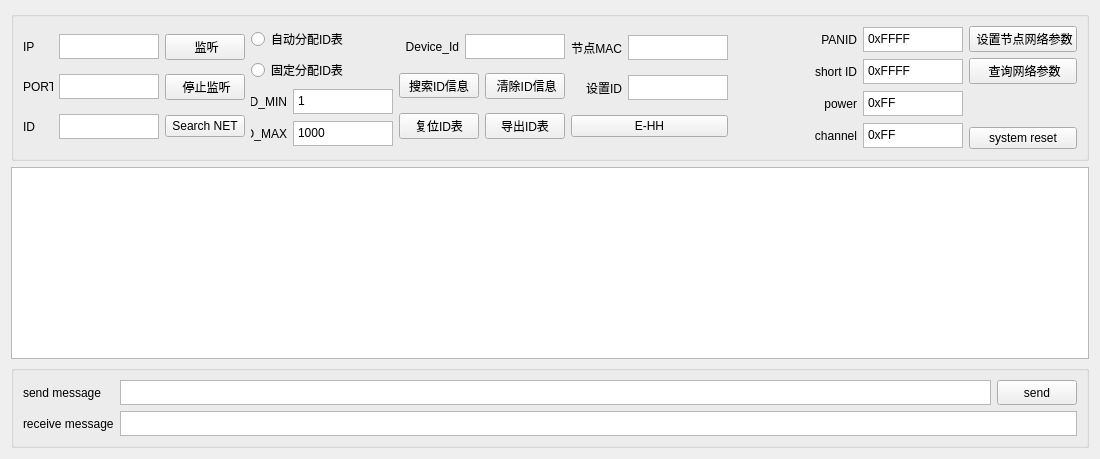
      <widget class="QWidget" name="Network">
       <attribute name="title">
        <string>Network</string>
       </attribute>
       <layout class="QVBoxLayout" name="verticalLayout_25">
        <item>
         <widget class="QGroupBox" name="groupBox_4">
          <property name="maximumSize">
           <size>
            <width>16777215</width>
            <height>150</height>
           </size>
          </property>
          <property name="title">
           <string/>
          </property>
          <layout class="QHBoxLayout" name="horizontalLayout_68">
           <item>
            <layout class="QVBoxLayout" name="verticalLayout_20">
             <item>
              <layout class="QHBoxLayout" name="horizontalLayout_16">
               <item>
                <widget class="QLabel" name="label_17">
                 <property name="maximumSize">
                  <size>
                   <width>30</width>
                   <height>25</height>
                  </size>
                 </property>
                 <property name="text">
                  <string>IP</string>
                 </property>
                </widget>
               </item>
               <item>
                <widget class="QTextEdit" name="textEdit_IP">
                 <property name="maximumSize">
                  <size>
                   <width>100</width>
                   <height>25</height>
                  </size>
                 </property>
                </widget>
               </item>
               <item>
                <widget class="QPushButton" name="bt_listen">
                 <property name="text">
                  <string> 监听</string>
                 </property>
                </widget>
               </item>
              </layout>
             </item>
             <item>
              <layout class="QHBoxLayout" name="horizontalLayout_17">
               <item>
                <widget class="QLabel" name="label_18">
                 <property name="maximumSize">
                  <size>
                   <width>30</width>
                   <height>25</height>
                  </size>
                 </property>
                 <property name="text">
                  <string>PORT</string>
                 </property>
                </widget>
               </item>
               <item>
                <widget class="QTextEdit" name="textEdit_Port">
                 <property name="maximumSize">
                  <size>
                   <width>100</width>
                   <height>25</height>
                  </size>
                 </property>
                </widget>
               </item>
               <item>
                <widget class="QPushButton" name="bt_stopListen">
                 <property name="text">
                  <string> 停止监听</string>
                 </property>
                </widget>
               </item>
              </layout>
             </item>
             <item>
              <layout class="QHBoxLayout" name="horizontalLayout_11">
               <item>
                <widget class="QLabel" name="label_22">
                 <property name="maximumSize">
                  <size>
                   <width>30</width>
                   <height>25</height>
                  </size>
                 </property>
                 <property name="text">
                  <string>ID</string>
                 </property>
                </widget>
               </item>
               <item>
                <widget class="QTextEdit" name="textEdit_ID2">
                 <property name="maximumSize">
                  <size>
                   <width>100</width>
                   <height>25</height>
                  </size>
                 </property>
                </widget>
               </item>
               <item>
                <widget class="QPushButton" name="bt_search_net">
                 <property name="text">
                  <string>Search NET</string>
                 </property>
                </widget>
               </item>
              </layout>
             </item>
            </layout>
           </item>
           <item>
            <layout class="QVBoxLayout" name="verticalLayout_38">
             <item>
              <widget class="QRadioButton" name="networkAutoIdStatus">
               <property name="text">
                <string>自动分配ID表</string>
               </property>
              </widget>
             </item>
             <item>
              <widget class="QRadioButton" name="networkManuIdStatus">
               <property name="text">
                <string>固定分配ID表</string>
               </property>
              </widget>
             </item>
             <item>
              <layout class="QHBoxLayout" name="horizontalLayout_60">
               <item>
                <widget class="QLabel" name="label_34">
                 <property name="maximumSize">
                  <size>
                   <width>36</width>
                   <height>16777215</height>
                  </size>
                 </property>
                 <property name="text">
                  <string>ID_MIN</string>
                 </property>
                 <property name="alignment">
                  <set>Qt::AlignRight|Qt::AlignTrailing|Qt::AlignVCenter</set>
                 </property>
                </widget>
               </item>
               <item>
                <widget class="QTextEdit" name="textEdit_MIN_ID">
                 <property name="maximumSize">
                  <size>
                   <width>100</width>
                   <height>25</height>
                  </size>
                 </property>
                 <property name="html">
                  <string>&lt;!DOCTYPE HTML PUBLIC &quot;-//W3C//DTD HTML 4.0//EN&quot; &quot;http://www.w3.org/TR/REC-html40/strict.dtd&quot;&gt;
&lt;html&gt;&lt;head&gt;&lt;meta name=&quot;qrichtext&quot; content=&quot;1&quot; /&gt;&lt;style type=&quot;text/css&quot;&gt;
p, li { white-space: pre-wrap; }
&lt;/style&gt;&lt;/head&gt;&lt;body style=&quot; font-family:'SimSun'; font-size:9pt; font-weight:400; font-style:normal;&quot;&gt;
&lt;p style=&quot; margin-top:0px; margin-bottom:0px; margin-left:0px; margin-right:0px; -qt-block-indent:0; text-indent:0px;&quot;&gt;1&lt;/p&gt;&lt;/body&gt;&lt;/html&gt;</string>
                 </property>
                </widget>
               </item>
              </layout>
             </item>
             <item>
              <layout class="QHBoxLayout" name="horizontalLayout_59">
               <item>
                <widget class="QLabel" name="label_33">
                 <property name="maximumSize">
                  <size>
                   <width>36</width>
                   <height>16777215</height>
                  </size>
                 </property>
                 <property name="text">
                  <string>ID_MAX</string>
                 </property>
                 <property name="alignment">
                  <set>Qt::AlignRight|Qt::AlignTrailing|Qt::AlignVCenter</set>
                 </property>
                </widget>
               </item>
               <item>
                <widget class="QTextEdit" name="textEdit_MAX_ID">
                 <property name="maximumSize">
                  <size>
                   <width>100</width>
                   <height>25</height>
                  </size>
                 </property>
                 <property name="html">
                  <string>&lt;!DOCTYPE HTML PUBLIC &quot;-//W3C//DTD HTML 4.0//EN&quot; &quot;http://www.w3.org/TR/REC-html40/strict.dtd&quot;&gt;
&lt;html&gt;&lt;head&gt;&lt;meta name=&quot;qrichtext&quot; content=&quot;1&quot; /&gt;&lt;style type=&quot;text/css&quot;&gt;
p, li { white-space: pre-wrap; }
&lt;/style&gt;&lt;/head&gt;&lt;body style=&quot; font-family:'SimSun'; font-size:9pt; font-weight:400; font-style:normal;&quot;&gt;
&lt;p style=&quot; margin-top:0px; margin-bottom:0px; margin-left:0px; margin-right:0px; -qt-block-indent:0; text-indent:0px;&quot;&gt;1000&lt;/p&gt;&lt;/body&gt;&lt;/html&gt;</string>
                 </property>
                </widget>
               </item>
              </layout>
             </item>
            </layout>
           </item>
           <item>
            <layout class="QVBoxLayout" name="verticalLayout_8">
             <item>
              <layout class="QHBoxLayout" name="horizontalLayout_8">
               <item>
                <widget class="QLabel" name="label_32">
                 <property name="text">
                  <string> Device_Id</string>
                 </property>
                 <property name="alignment">
                  <set>Qt::AlignRight|Qt::AlignTrailing|Qt::AlignVCenter</set>
                 </property>
                </widget>
               </item>
               <item>
                <widget class="QTextEdit" name="textEdit_ID">
                 <property name="maximumSize">
                  <size>
                   <width>100</width>
                   <height>25</height>
                  </size>
                 </property>
                </widget>
               </item>
              </layout>
             </item>
             <item>
              <layout class="QHBoxLayout" name="horizontalLayout_58">
               <item>
                <widget class="QPushButton" name="bt_searchId">
                 <property name="maximumSize">
                  <size>
                   <width>16777215</width>
                   <height>25</height>
                  </size>
                 </property>
                 <property name="text">
                  <string>搜索ID信息</string>
                 </property>
                </widget>
               </item>
               <item>
                <widget class="QPushButton" name="bt_clearId">
                 <property name="text">
                  <string> 清除ID信息</string>
                 </property>
                </widget>
               </item>
              </layout>
             </item>
             <item>
              <layout class="QHBoxLayout" name="horizontalLayout_57">
               <item>
                <widget class="QPushButton" name="networkResetIdTable">
                 <property name="text">
                  <string>复位ID表</string>
                 </property>
                </widget>
               </item>
               <item>
                <widget class="QPushButton" name="export_idList">
                 <property name="text">
                  <string>导出ID表</string>
                 </property>
                </widget>
               </item>
              </layout>
             </item>
            </layout>
           </item>
           <item>
            <layout class="QVBoxLayout" name="verticalLayout_61">
             <item>
              <layout class="QHBoxLayout" name="horizontalLayout_61">
               <item>
                <widget class="QLabel" name="label_35">
                 <property name="text">
                  <string>节点MAC</string>
                 </property>
                 <property name="alignment">
                  <set>Qt::AlignRight|Qt::AlignTrailing|Qt::AlignVCenter</set>
                 </property>
                </widget>
               </item>
               <item>
                <widget class="QTextEdit" name="textEdit_ID_2">
                 <property name="maximumSize">
                  <size>
                   <width>100</width>
                   <height>25</height>
                  </size>
                 </property>
                </widget>
               </item>
              </layout>
             </item>
             <item>
              <layout class="QHBoxLayout" name="horizontalLayout_62">
               <item>
                <widget class="QLabel" name="label_36">
                 <property name="text">
                  <string> 设置ID</string>
                 </property>
                 <property name="alignment">
                  <set>Qt::AlignRight|Qt::AlignTrailing|Qt::AlignVCenter</set>
                 </property>
                </widget>
               </item>
               <item>
                <widget class="QTextEdit" name="textEdit_ID_3">
                 <property name="maximumSize">
                  <size>
                   <width>100</width>
                   <height>25</height>
                  </size>
                 </property>
                </widget>
               </item>
              </layout>
             </item>
             <item>
              <widget class="QPushButton" name="export_idList_2">
               <property name="text">
                <string>E-HH</string>
               </property>
              </widget>
             </item>
            </layout>
           </item>
           <item>
            <spacer name="horizontalSpacer_4">
             <property name="orientation">
              <enum>Qt::Horizontal</enum>
             </property>
             <property name="sizeHint" stdset="0">
              <size>
               <width>40</width>
               <height>20</height>
              </size>
             </property>
            </spacer>
           </item>
           <item>
            <spacer name="horizontalSpacer_6">
             <property name="orientation">
              <enum>Qt::Horizontal</enum>
             </property>
             <property name="sizeHint" stdset="0">
              <size>
               <width>40</width>
               <height>20</height>
              </size>
             </property>
            </spacer>
           </item>
           <item>
            <layout class="QVBoxLayout" name="verticalLayout_63">
             <item>
              <layout class="QHBoxLayout" name="horizontalLayout_63">
               <item>
                <widget class="QLabel" name="label_39">
                 <property name="text">
                  <string>PANID</string>
                 </property>
                 <property name="alignment">
                  <set>Qt::AlignRight|Qt::AlignTrailing|Qt::AlignVCenter</set>
                 </property>
                </widget>
               </item>
               <item>
                <widget class="QTextEdit" name="textEdit_panID">
                 <property name="maximumSize">
                  <size>
                   <width>100</width>
                   <height>25</height>
                  </size>
                 </property>
                 <property name="html">
                  <string>&lt;!DOCTYPE HTML PUBLIC &quot;-//W3C//DTD HTML 4.0//EN&quot; &quot;http://www.w3.org/TR/REC-html40/strict.dtd&quot;&gt;
&lt;html&gt;&lt;head&gt;&lt;meta name=&quot;qrichtext&quot; content=&quot;1&quot; /&gt;&lt;style type=&quot;text/css&quot;&gt;
p, li { white-space: pre-wrap; }
&lt;/style&gt;&lt;/head&gt;&lt;body style=&quot; font-family:'SimSun'; font-size:9pt; font-weight:400; font-style:normal;&quot;&gt;
&lt;p style=&quot; margin-top:0px; margin-bottom:0px; margin-left:0px; margin-right:0px; -qt-block-indent:0; text-indent:0px;&quot;&gt;0xFFFF&lt;/p&gt;&lt;/body&gt;&lt;/html&gt;</string>
                 </property>
                </widget>
               </item>
              </layout>
             </item>
             <item>
              <layout class="QHBoxLayout" name="horizontalLayout_66">
               <item>
                <widget class="QLabel" name="label_41">
                 <property name="text">
                  <string>short ID</string>
                 </property>
                 <property name="alignment">
                  <set>Qt::AlignRight|Qt::AlignTrailing|Qt::AlignVCenter</set>
                 </property>
                </widget>
               </item>
               <item>
                <widget class="QTextEdit" name="textEdit_shortID">
                 <property name="maximumSize">
                  <size>
                   <width>100</width>
                   <height>25</height>
                  </size>
                 </property>
                 <property name="html">
                  <string>&lt;!DOCTYPE HTML PUBLIC &quot;-//W3C//DTD HTML 4.0//EN&quot; &quot;http://www.w3.org/TR/REC-html40/strict.dtd&quot;&gt;
&lt;html&gt;&lt;head&gt;&lt;meta name=&quot;qrichtext&quot; content=&quot;1&quot; /&gt;&lt;style type=&quot;text/css&quot;&gt;
p, li { white-space: pre-wrap; }
&lt;/style&gt;&lt;/head&gt;&lt;body style=&quot; font-family:'SimSun'; font-size:9pt; font-weight:400; font-style:normal;&quot;&gt;
&lt;p style=&quot; margin-top:0px; margin-bottom:0px; margin-left:0px; margin-right:0px; -qt-block-indent:0; text-indent:0px;&quot;&gt;0xFFFF&lt;/p&gt;&lt;/body&gt;&lt;/html&gt;</string>
                 </property>
                </widget>
               </item>
              </layout>
             </item>
             <item>
              <layout class="QHBoxLayout" name="horizontalLayout_67">
               <item>
                <widget class="QLabel" name="label_42">
                 <property name="text">
                  <string>power</string>
                 </property>
                 <property name="alignment">
                  <set>Qt::AlignRight|Qt::AlignTrailing|Qt::AlignVCenter</set>
                 </property>
                </widget>
               </item>
               <item>
                <widget class="QTextEdit" name="textEdit_power">
                 <property name="maximumSize">
                  <size>
                   <width>100</width>
                   <height>25</height>
                  </size>
                 </property>
                 <property name="html">
                  <string>&lt;!DOCTYPE HTML PUBLIC &quot;-//W3C//DTD HTML 4.0//EN&quot; &quot;http://www.w3.org/TR/REC-html40/strict.dtd&quot;&gt;
&lt;html&gt;&lt;head&gt;&lt;meta name=&quot;qrichtext&quot; content=&quot;1&quot; /&gt;&lt;style type=&quot;text/css&quot;&gt;
p, li { white-space: pre-wrap; }
&lt;/style&gt;&lt;/head&gt;&lt;body style=&quot; font-family:'SimSun'; font-size:9pt; font-weight:400; font-style:normal;&quot;&gt;
&lt;p style=&quot; margin-top:0px; margin-bottom:0px; margin-left:0px; margin-right:0px; -qt-block-indent:0; text-indent:0px;&quot;&gt;0xFF&lt;/p&gt;&lt;/body&gt;&lt;/html&gt;</string>
                 </property>
                </widget>
               </item>
              </layout>
             </item>
             <item>
              <layout class="QHBoxLayout" name="horizontalLayout_65">
               <item>
                <widget class="QLabel" name="label_40">
                 <property name="text">
                  <string>channel</string>
                 </property>
                 <property name="alignment">
                  <set>Qt::AlignRight|Qt::AlignTrailing|Qt::AlignVCenter</set>
                 </property>
                </widget>
               </item>
               <item>
                <widget class="QTextEdit" name="textEdit_channel">
                 <property name="maximumSize">
                  <size>
                   <width>100</width>
                   <height>25</height>
                  </size>
                 </property>
                 <property name="html">
                  <string>&lt;!DOCTYPE HTML PUBLIC &quot;-//W3C//DTD HTML 4.0//EN&quot; &quot;http://www.w3.org/TR/REC-html40/strict.dtd&quot;&gt;
&lt;html&gt;&lt;head&gt;&lt;meta name=&quot;qrichtext&quot; content=&quot;1&quot; /&gt;&lt;style type=&quot;text/css&quot;&gt;
p, li { white-space: pre-wrap; }
&lt;/style&gt;&lt;/head&gt;&lt;body style=&quot; font-family:'SimSun'; font-size:9pt; font-weight:400; font-style:normal;&quot;&gt;
&lt;p style=&quot; margin-top:0px; margin-bottom:0px; margin-left:0px; margin-right:0px; -qt-block-indent:0; text-indent:0px;&quot;&gt;0xFF&lt;/p&gt;&lt;/body&gt;&lt;/html&gt;</string>
                 </property>
                </widget>
               </item>
              </layout>
             </item>
            </layout>
           </item>
           <item>
            <layout class="QVBoxLayout" name="verticalLayout_62">
             <item>
              <widget class="QPushButton" name="pushButton_setNetPar">
               <property name="text">
                <string> 设置节点网络参数</string>
               </property>
              </widget>
             </item>
             <item>
              <widget class="QPushButton" name="pushButton_requestNetPar">
               <property name="text">
                <string> 查询网络参数</string>
               </property>
              </widget>
             </item>
             <item>
              <spacer name="verticalSpacer_2">
               <property name="orientation">
                <enum>Qt::Vertical</enum>
               </property>
               <property name="sizeHint" stdset="0">
                <size>
                 <width>20</width>
                 <height>40</height>
                </size>
               </property>
              </spacer>
             </item>
             <item>
              <widget class="QPushButton" name="export_idList_3">
               <property name="text">
                <string>system reset</string>
               </property>
              </widget>
             </item>
            </layout>
           </item>
          </layout>
          <zorder></zorder>
          <zorder>horizontalSpacer_4</zorder>
          <zorder>horizontalSpacer_6</zorder>
          <zorder></zorder>
         </widget>
        </item>
        <item>
         <widget class="QTextBrowser" name="infDisplay"/>
        </item>
        <item>
         <widget class="QGroupBox" name="groupBox_6">
          <property name="maximumSize">
           <size>
            <width>16777215</width>
            <height>100</height>
           </size>
          </property>
          <property name="title">
           <string/>
          </property>
          <layout class="QVBoxLayout" name="verticalLayout_23">
           <item>
            <layout class="QHBoxLayout" name="horizontalLayout_19">
             <item>
              <layout class="QVBoxLayout" name="verticalLayout_21">
               <item>
                <widget class="QLabel" name="label_20">
                 <property name="maximumSize">
                  <size>
                   <width>16777215</width>
                   <height>31</height>
                  </size>
                 </property>
                 <property name="text">
                  <string>send message</string>
                 </property>
                </widget>
               </item>
               <item>
                <widget class="QLabel" name="label_21">
                 <property name="maximumSize">
                  <size>
                   <width>16777215</width>
                   <height>31</height>
                  </size>
                 </property>
                 <property name="text">
                  <string>receive message</string>
                 </property>
                </widget>
               </item>
              </layout>
             </item>
             <item>
              <layout class="QVBoxLayout" name="verticalLayout_22">
               <item>
                <layout class="QHBoxLayout" name="horizontalLayout_20">
                 <item>
                  <widget class="QTextEdit" name="infEdit">
                   <property name="maximumSize">
                    <size>
                     <width>16777215</width>
                     <height>25</height>
                    </size>
                   </property>
                  </widget>
                 </item>
                 <item>
                  <widget class="QPushButton" name="bt_netSend">
                   <property name="maximumSize">
                    <size>
                     <width>16777215</width>
                     <height>31</height>
                    </size>
                   </property>
                   <property name="text">
                    <string>send</string>
                   </property>
                  </widget>
                 </item>
                </layout>
               </item>
               <item>
                <widget class="QTextBrowser" name="infReceive">
                 <property name="maximumSize">
                  <size>
                   <width>16777215</width>
                   <height>25</height>
                  </size>
                 </property>
                </widget>
               </item>
              </layout>
             </item>
            </layout>
           </item>
          </layout>
         </widget>
        </item>
       </layout>
      </widget>
